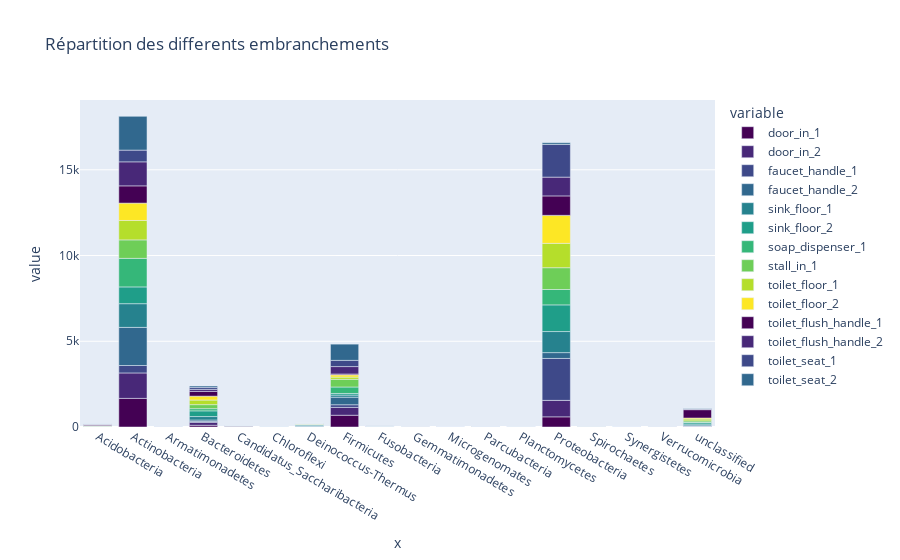

The code cell stored with this chart in its notebook:
### Code cell
#Objectif : Visualisation de la repartition des differentes souches au sein des differents echantillons a l'aide d'un barplot

matrice=df.groupby(by="embranchement").sum()


indexNamesArr = matrice.index.values

embranchement = list(indexNamesArr)
samples = list(matrice.columns.values)


fig = px.bar(matrice, 
            x=embranchement,
            y=samples, 
             
             color_discrete_sequence=px.colors.sequential.Viridis, 
             title="Répartition des differents embranchements")
fig.show()

### Figure 1 — Plotly figure (JSON) as saved in the notebook; plotly's stock layout.template omitted (floating-point values rounded to 4 significant figures)
{"data": [{"alignmentgroup": "True", "hovertemplate": "variable=door_in_1<br>x=%{x}<br>value=%{y}<extra></extra>", "legendgroup": "door_in_1", "marker": {"color": "#440154"}, "name": "door_in_1", "offsetgroup": "door_in_1", "orientation": "v", "showlegend": true, "textposition": "auto", "type": "bar", "x": ["Acidobacteria", "Actinobacteria", "Armatimonadetes", "Bacteroidetes", "Candidatus_Saccharibacteria", "Chloroflexi", "Deinococcus-Thermus", "Firmicutes", "Fusobacteria", "Gemmatimonadetes", "Microgenomates", "Parcubacteria", "Planctomycetes", "Proteobacteria", "Spirochaetes", "Synergistetes", "Verrucomicrobia", "unclassified"], "xaxis": "x", "y": [6, 1669, 0, 100, 10, 0, 10, 686, 15, 0, 0, 0, 0, 593, 0, 0, 0, 30], "yaxis": "y"}, {"alignmentgroup": "True", "hovertemplate": "variable=door_in_2<br>x=%{x}<br>value=%{y}<extra></extra>", "legendgroup": "door_in_2", "marker": {"color": "#482878"}, "name": "door_in_2", "offsetgroup": "door_in_2", "orientation": "v", "showlegend": true, "textposition": "auto", "type": "bar", "x": ["Acidobacteria", "Actinobacteria", "Armatimonadetes", "Bacteroidetes", "Candidatus_Saccharibacteria", "Chloroflexi", "Deinococcus-Thermus", "Firmicutes", "Fusobacteria", "Gemmatimonadetes", "Microgenomates", "Parcubacteria", "Planctomycetes", "Proteobacteria", "Spirochaetes", "Synergistetes", "Verrucomicrobia", "unclassified"], "xaxis": "x", "y": [0, 1483, 0, 170, 0, 0, 20, 457, 7, 0, 0, 0, 0, 960, 0, 0, 0, 22], "yaxis": "y"}, {"alignmentgroup": "True", "hovertemplate": "variable=faucet_handle_1<br>x=%{x}<br>value=%{y}<extra></extra>", "legendgroup": "faucet_handle_1", "marker": {"color": "#3e4989"}, "name": "faucet_handle_1", "offsetgroup": "faucet_handle_1", "orientation": "v", "showlegend": true, "textposition": "auto", "type": "bar", "x": ["Acidobacteria", "Actinobacteria", "Armatimonadetes", "Bacteroidetes", "Candidatus_Saccharibacteria", "Chloroflexi", "Deinococcus-Thermus", "Firmicutes", "Fusobacteria", "Gemmatimonadetes", "Microgenomates", "Parcubacteria", "Planctomycetes", "Proteobacteria", "Spirochaetes", "Synergistetes", "Verrucomicrobia", "unclassified"], "xaxis": "x", "y": [3, 434, 0, 54, 0, 0, 0, 155, 8, 1, 0, 0, 0, 2445, 0, 0, 0, 19], "yaxis": "y"}, {"alignmentgroup": "True", "hovertemplate": "variable=faucet_handle_2<br>x=%{x}<br>value=%{y}<extra></extra>", "legendgroup": "faucet_handle_2", "marker": {"color": "#31688e"}, "name": "faucet_handle_2", "offsetgroup": "faucet_handle_2", "orientation": "v", "showlegend": true, "textposition": "auto", "type": "bar", "x": ["Acidobacteria", "Actinobacteria", "Armatimonadetes", "Bacteroidetes", "Candidatus_Saccharibacteria", "Chloroflexi", "Deinococcus-Thermus", "Firmicutes", "Fusobacteria", "Gemmatimonadetes", "Microgenomates", "Parcubacteria", "Planctomycetes", "Proteobacteria", "Spirochaetes", "Synergistetes", "Verrucomicrobia", "unclassified"], "xaxis": "x", "y": [0, 2224, 0, 84, 1, 0, 12, 440, 12, 0, 0, 0, 0, 340, 0, 0, 0, 6], "yaxis": "y"}, {"alignmentgroup": "True", "hovertemplate": "variable=sink_floor_1<br>x=%{x}<br>value=%{y}<extra></extra>", "legendgroup": "sink_floor_1", "marker": {"color": "#26828e"}, "name": "sink_floor_1", "offsetgroup": "sink_floor_1", "orientation": "v", "showlegend": true, "textposition": "auto", "type": "bar", "x": ["Acidobacteria", "Actinobacteria", "Armatimonadetes", "Bacteroidetes", "Candidatus_Saccharibacteria", "Chloroflexi", "Deinococcus-Thermus", "Firmicutes", "Fusobacteria", "Gemmatimonadetes", "Microgenomates", "Parcubacteria", "Planctomycetes", "Proteobacteria", "Spirochaetes", "Synergistetes", "Verrucomicrobia", "unclassified"], "xaxis": "x", "y": [17, 1382, 0, 201, 12, 0, 59, 123, 1, 3, 2, 0, 1, 1229, 0, 0, 0, 89], "yaxis": "y"}, {"alignmentgroup": "True", "hovertemplate": "variable=sink_floor_2<br>x=%{x}<br>value=%{y}<extra></extra>", "legendgroup": "sink_floor_2", "marker": {"color": "#1f9e89"}, "name": "sink_floor_2", "offsetgroup": "sink_floor_2", "orientation": "v", "showlegend": true, "textposition": "auto", "type": "bar", "x": ["Acidobacteria", "Actinobacteria", "Armatimonadetes", "Bacteroidetes", "Candidatus_Saccharibacteria", "Chloroflexi", "Deinococcus-Thermus", "Firmicutes", "Fusobacteria", "Gemmatimonadetes", "Microgenomates", "Parcubacteria", "Planctomycetes", "Proteobacteria", "Spirochaetes", "Synergistetes", "Verrucomicrobia", "unclassified"], "xaxis": "x", "y": [13, 978, 0, 333, 6, 0, 50, 94, 2, 1, 0, 0, 1, 1555, 0, 0, 1, 85], "yaxis": "y"}, {"alignmentgroup": "True", "hovertemplate": "variable=soap_dispenser_1<br>x=%{x}<br>value=%{y}<extra></extra>", "legendgroup": "soap_dispenser_1", "marker": {"color": "#35b779"}, "name": "soap_dispenser_1", "offsetgroup": "soap_dispenser_1", "orientation": "v", "showlegend": true, "textposition": "auto", "type": "bar", "x": ["Acidobacteria", "Actinobacteria", "Armatimonadetes", "Bacteroidetes", "Candidatus_Saccharibacteria", "Chloroflexi", "Deinococcus-Thermus", "Firmicutes", "Fusobacteria", "Gemmatimonadetes", "Microgenomates", "Parcubacteria", "Planctomycetes", "Proteobacteria", "Spirochaetes", "Synergistetes", "Verrucomicrobia", "unclassified"], "xaxis": "x", "y": [0, 1665, 5, 127, 0, 0, 0, 378, 14, 0, 0, 0, 3, 897, 0, 0, 0, 30], "yaxis": "y"}, {"alignmentgroup": "True", "hovertemplate": "variable=stall_in_1<br>x=%{x}<br>value=%{y}<extra></extra>", "legendgroup": "stall_in_1", "marker": {"color": "#6ece58"}, "name": "stall_in_1", "offsetgroup": "stall_in_1", "orientation": "v", "showlegend": true, "textposition": "auto", "type": "bar", "x": ["Acidobacteria", "Actinobacteria", "Armatimonadetes", "Bacteroidetes", "Candidatus_Saccharibacteria", "Chloroflexi", "Deinococcus-Thermus", "Firmicutes", "Fusobacteria", "Gemmatimonadetes", "Microgenomates", "Parcubacteria", "Planctomycetes", "Proteobacteria", "Spirochaetes", "Synergistetes", "Verrucomicrobia", "unclassified"], "xaxis": "x", "y": [11, 1077, 0, 235, 0, 0, 0, 446, 0, 0, 0, 0, 0, 1272, 0, 0, 0, 78], "yaxis": "y"}, {"alignmentgroup": "True", "hovertemplate": "variable=toilet_floor_1<br>x=%{x}<br>value=%{y}<extra></extra>", "legendgroup": "toilet_floor_1", "marker": {"color": "#b5de2b"}, "name": "toilet_floor_1", "offsetgroup": "toilet_floor_1", "orientation": "v", "showlegend": true, "textposition": "auto", "type": "bar", "x": ["Acidobacteria", "Actinobacteria", "Armatimonadetes", "Bacteroidetes", "Candidatus_Saccharibacteria", "Chloroflexi", "Deinococcus-Thermus", "Firmicutes", "Fusobacteria", "Gemmatimonadetes", "Microgenomates", "Parcubacteria", "Planctomycetes", "Proteobacteria", "Spirochaetes", "Synergistetes", "Verrucomicrobia", "unclassified"], "xaxis": "x", "y": [19, 1133, 1, 267, 6, 3, 23, 130, 3, 0, 0, 0, 2, 1419, 6, 0, 1, 106], "yaxis": "y"}, {"alignmentgroup": "True", "hovertemplate": "variable=toilet_floor_2<br>x=%{x}<br>value=%{y}<extra></extra>", "legendgroup": "toilet_floor_2", "marker": {"color": "#fde725"}, "name": "toilet_floor_2", "offsetgroup": "toilet_floor_2", "orientation": "v", "showlegend": true, "textposition": "auto", "type": "bar", "x": ["Acidobacteria", "Actinobacteria", "Armatimonadetes", "Bacteroidetes", "Candidatus_Saccharibacteria", "Chloroflexi", "Deinococcus-Thermus", "Firmicutes", "Fusobacteria", "Gemmatimonadetes", "Microgenomates", "Parcubacteria", "Planctomycetes", "Proteobacteria", "Spirochaetes", "Synergistetes", "Verrucomicrobia", "unclassified"], "xaxis": "x", "y": [16, 1013, 0, 228, 3, 0, 28, 131, 2, 1, 0, 1, 1, 1634, 0, 0, 1, 60], "yaxis": "y"}, {"alignmentgroup": "True", "hovertemplate": "variable=toilet_flush_handle_1<br>x=%{x}<br>value=%{y}<extra></extra>", "legendgroup": "toilet_flush_handle_1", "marker": {"color": "#440154"}, "name": "toilet_flush_handle_1", "offsetgroup": "toilet_flush_handle_1", "orientation": "v", "showlegend": true, "textposition": "auto", "type": "bar", "x": ["Acidobacteria", "Actinobacteria", "Armatimonadetes", "Bacteroidetes", "Candidatus_Saccharibacteria", "Chloroflexi", "Deinococcus-Thermus", "Firmicutes", "Fusobacteria", "Gemmatimonadetes", "Microgenomates", "Parcubacteria", "Planctomycetes", "Proteobacteria", "Spirochaetes", "Synergistetes", "Verrucomicrobia", "unclassified"], "xaxis": "x", "y": [65, 1006, 3, 276, 40, 23, 5, 51, 1, 2, 0, 12, 0, 1133, 0, 0, 16, 486], "yaxis": "y"}, {"alignmentgroup": "True", "hovertemplate": "variable=toilet_flush_handle_2<br>x=%{x}<br>value=%{y}<extra></extra>", "legendgroup": "toilet_flush_handle_2", "marker": {"color": "#482878"}, "name": "toilet_flush_handle_2", "offsetgroup": "toilet_flush_handle_2", "orientation": "v", "showlegend": true, "textposition": "auto", "type": "bar", "x": ["Acidobacteria", "Actinobacteria", "Armatimonadetes", "Bacteroidetes", "Candidatus_Saccharibacteria", "Chloroflexi", "Deinococcus-Thermus", "Firmicutes", "Fusobacteria", "Gemmatimonadetes", "Microgenomates", "Parcubacteria", "Planctomycetes", "Proteobacteria", "Spirochaetes", "Synergistetes", "Verrucomicrobia", "unclassified"], "xaxis": "x", "y": [23, 1400, 0, 120, 1, 1, 10, 433, 9, 0, 0, 0, 0, 1096, 0, 0, 0, 26], "yaxis": "y"}, {"alignmentgroup": "True", "hovertemplate": "variable=toilet_seat_1<br>x=%{x}<br>value=%{y}<extra></extra>", "legendgroup": "toilet_seat_1", "marker": {"color": "#3e4989"}, "name": "toilet_seat_1", "offsetgroup": "toilet_seat_1", "orientation": "v", "showlegend": true, "textposition": "auto", "type": "bar", "x": ["Acidobacteria", "Actinobacteria", "Armatimonadetes", "Bacteroidetes", "Candidatus_Saccharibacteria", "Chloroflexi", "Deinococcus-Thermus", "Firmicutes", "Fusobacteria", "Gemmatimonadetes", "Microgenomates", "Parcubacteria", "Planctomycetes", "Proteobacteria", "Spirochaetes", "Synergistetes", "Verrucomicrobia", "unclassified"], "xaxis": "x", "y": [7, 685, 2, 117, 1, 0, 2, 363, 2, 0, 0, 0, 0, 1906, 0, 2, 0, 32], "yaxis": "y"}, {"alignmentgroup": "True", "hovertemplate": "variable=toilet_seat_2<br>x=%{x}<br>value=%{y}<extra></extra>", "legendgroup": "toilet_seat_2", "marker": {"color": "#31688e"}, "name": "toilet_seat_2", "offsetgroup": "toilet_seat_2", "orientation": "v", "showlegend": true, "textposition": "auto", "type": "bar", "x": ["Acidobacteria", "Actinobacteria", "Armatimonadetes", "Bacteroidetes", "Candidatus_Saccharibacteria", "Chloroflexi", "Deinococcus-Thermus", "Firmicutes", "Fusobacteria", "Gemmatimonadetes", "Microgenomates", "Parcubacteria", "Planctomycetes", "Proteobacteria", "Spirochaetes", "Synergistetes", "Verrucomicrobia", "unclassified"], "xaxis": "x", "y": [1, 1968, 0, 80, 0, 0, 1, 946, 4, 0, 0, 0, 0, 100, 0, 0, 0, 19], "yaxis": "y"}], "layout": {"barmode": "relative", "legend": {"title": {"text": "variable"}, "tracegroupgap": 0}, "title": {"text": "Répartition des differents embranchements"}, "xaxis": {"anchor": "y", "domain": [0, 1], "title": {"text": "x"}}, "yaxis": {"anchor": "x", "domain": [0, 1], "title": {"text": "value"}}}}
